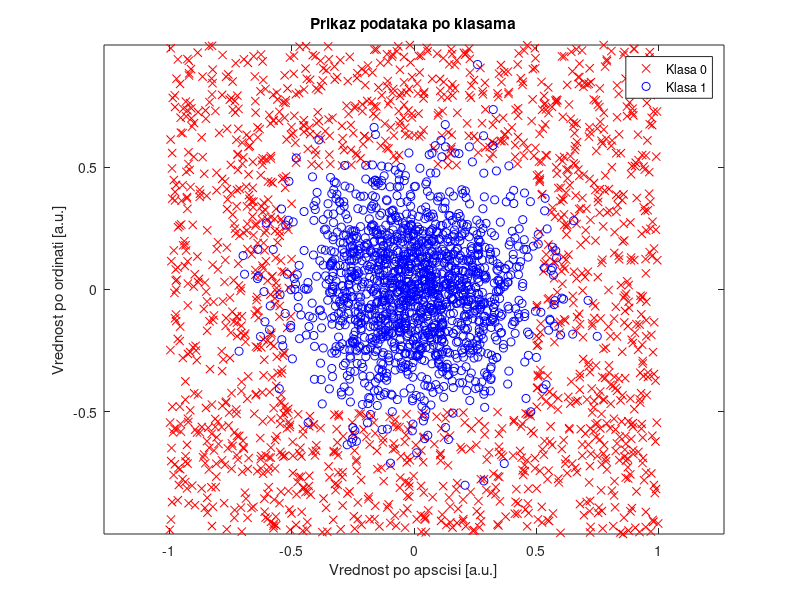

The MATLAB source for this figure: (Note: this script raises an error after producing the figure.)
clc; clear all; close all;

%% Ucitavanje podataka

data = load('dataset3.mat');
data = data.data;

%% Vizuelizacija podataka po klasama
ulaz = data(:,1:2)';
class_0 = data(1:1500,1:2)';
class_1 = data(1501:3000,1:2)';
aff = data(:,3)';

figure;
    plot(class_0(1,:),class_0(2,:),'rx');
    hold on;
    plot(class_1(1,:),class_1(2,:),'bo');
    axis equal;
    title('Prikaz podataka po klasama');
    xlabel('Vrednost po apscisi [a.u.]');
    ylabel('Vrednost po ordinati [a.u.]');
    legend('Klasa 0','Klasa 1');
%ovde je kraj prve tacke
%% Podela skupa podataka

N = length(ulaz(1,:));
niz = randperm(N); % Nasumicna permutacija niza od 1 do N

procenat_obucavanja = 80; % definisanje koliko procenata podataka 
                          % ulazi u obucavajuci skup
                          
last_ind = (procenat_obucavanja/100)*N;
                          
% Definisanje trening skupa
ulazTrening = ulaz(:,niz(1:last_ind));
izlazTrening = aff(:,niz(1:last_ind));  

% Definisanje skupa za testiranje
ulazTest = ulaz(:,niz((last_ind+1):N));
izlazTest = aff(niz((last_ind+1):N));   % Ocekivani izlaz

%% OPtimalna neuralna mreza

[p_Tr1,r_Tr1,p_Ts1,r_Ts1] = Generate_NMiljana(ulazTest,izlazTest,...
                                ulazTrening,izlazTrening,[5 5]);
%ovo je kad je ok mreza
%% Overfitting efekat

[p_Tr2,r_Tr2,p_Ts2,r_Ts2] = Generate_NMiljana(ulazTest,izlazTest,...
                                ulazTrening,izlazTrening,[30 30 30]);
%ovo je kad se preobuci
%% Underfitting efekat

[p_Tr3,r_Tr3,p_Ts3,r_Ts3] = Generate_NMiljana(ulazTest,izlazTest,...
                                ulazTrening,izlazTrening,2);
%ovo je kad nije dobro obucena